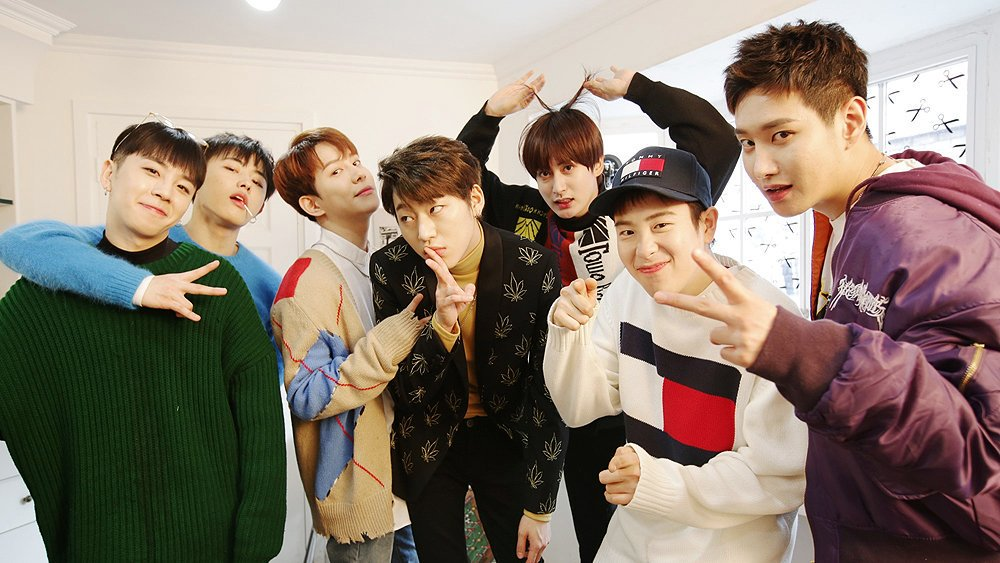
#> input picture 06_multimedia/BlockB.jpg, 1000 x 563 px
$ python opencv_image.py
#> lines starting #> are read from the running program, lines starting #| are printed output that depends on the picture
import cv2

img = cv2.imread('BlockB.jpg')
#> img is the input picture: shape (563, 1000, 3); mean B, G, R 114, 126.3, 140.3
img2 = cv2.resize(img, (1000, 600))
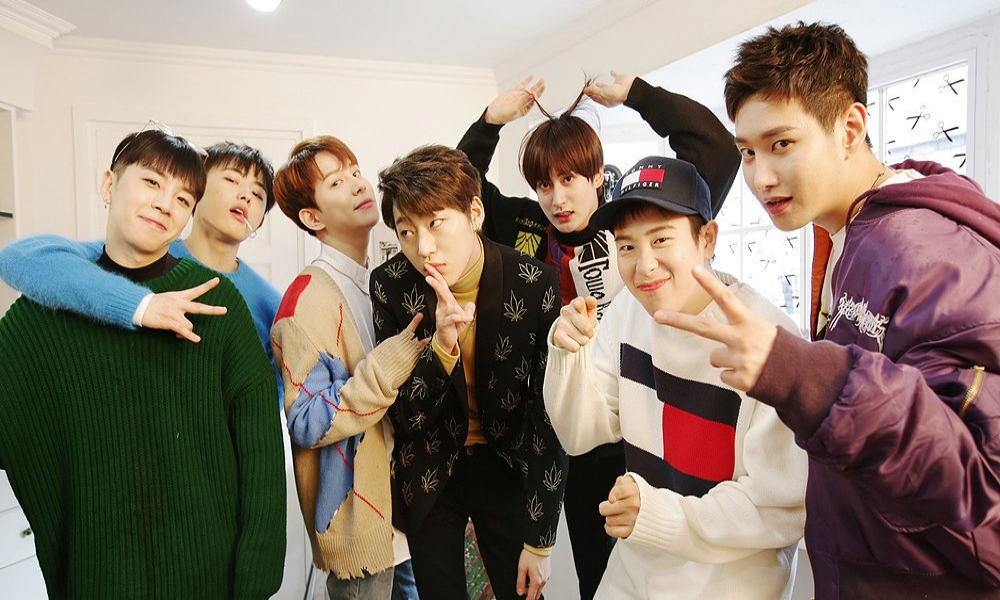
#> img2: shape (600, 1000, 3); mean B, G, R 113.9, 126.2, 140.2

gray = cv2.cvtColor(img, cv2.COLOR_BGR2GRAY)
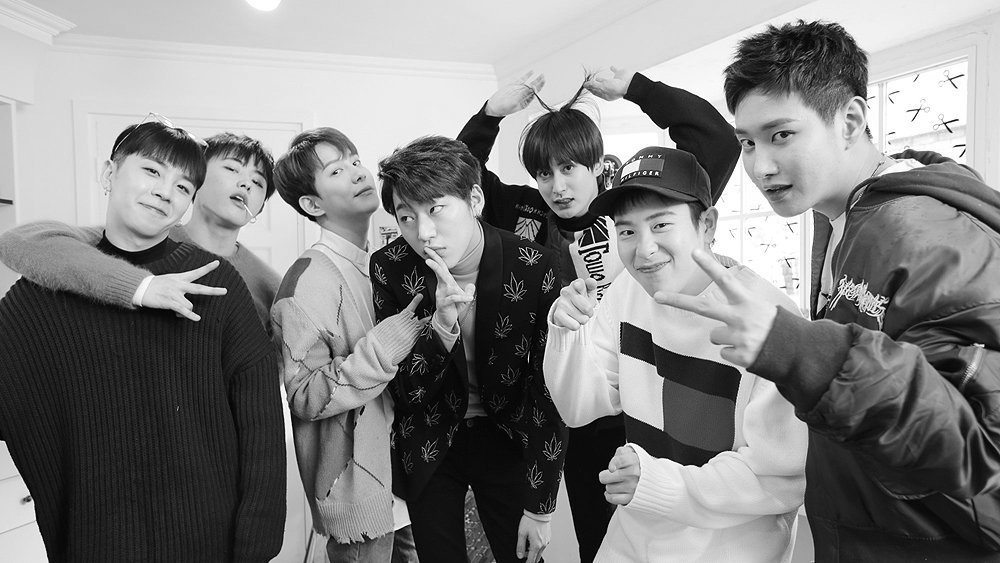
#> gray: shape (563, 1000); min 0, max 255, mean 129.1

# Edge선 추출
edge1 = cv2.Canny(img, 50, 100)
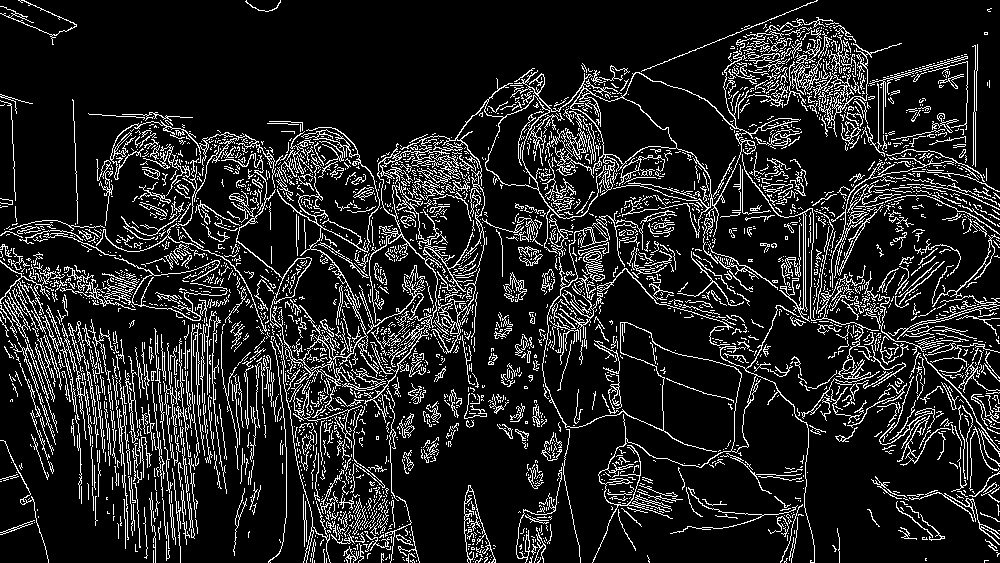
#> edge1: shape (563, 1000); 13.5% white in thin lines or dots
edge2 = cv2.Canny(img, 100, 150)
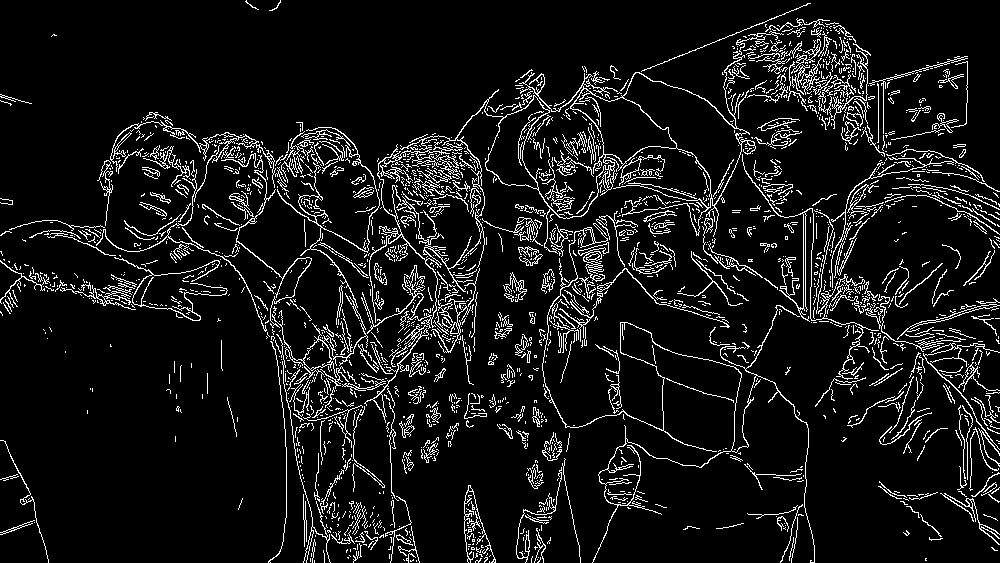
#> edge2: shape (563, 1000); 8.5% white in thin lines or dots
edge3 = cv2.Canny(img, 150, 200)
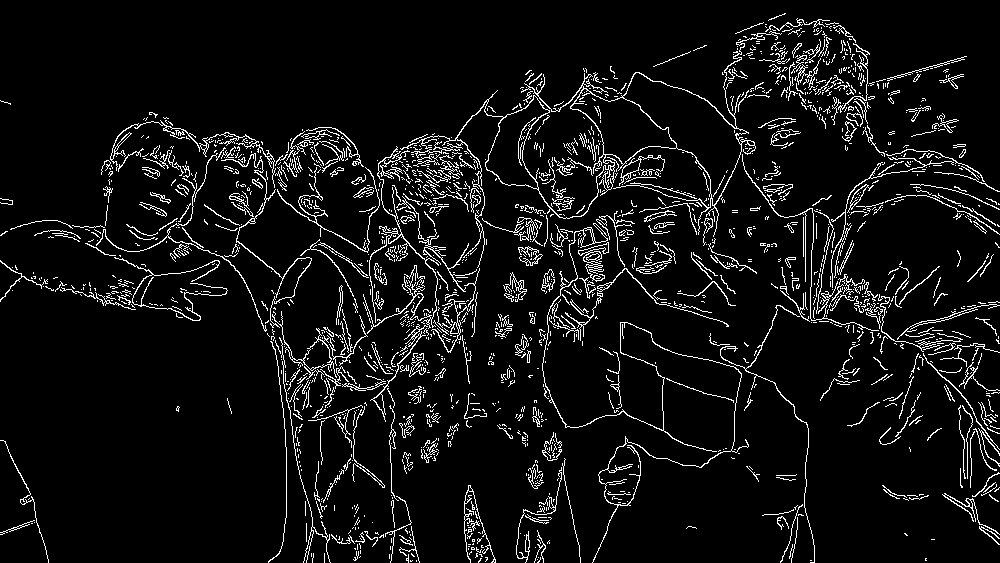
#> edge3: shape (563, 1000); 6.7% white in thin lines or dots

#cv2.imshow('BlockB', img)
#cv2.imshow('BlockBB', img2)
#cv2.imshow('GRAY', gray)
cv2.imshow('edge1', edge1)
cv2.imshow('edge2', edge2)
cv2.imshow('edge3', edge3)

# A: 65, a: 97, ENTER: 13, ESC: 27
while True:
    if cv2.waitKey() == 13:
#> (key Esc is pressed here)
        break

#파일 저장하기
cv2.imwrite('BlockB_GRAY.jpg', gray)

cv2.destroyAllWindows()
